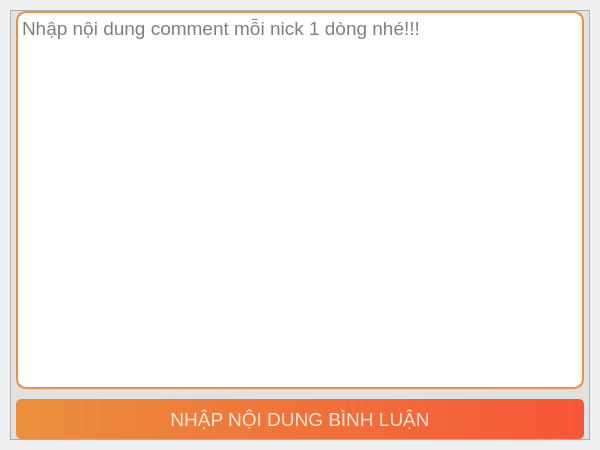
<?xml version="1.0" encoding="UTF-8"?>
<ui version="4.0">
 <class>Dialog</class>
 <widget class="QDialog" name="Dialog">
  <property name="geometry">
   <rect>
    <x>0</x>
    <y>0</y>
    <width>600</width>
    <height>450</height>
   </rect>
  </property>
  <property name="minimumSize">
   <size>
    <width>600</width>
    <height>450</height>
   </size>
  </property>
  <property name="font">
   <font>
    <family>Segoe UI</family>
    <pointsize>14</pointsize>
   </font>
  </property>
  <property name="windowTitle">
   <string>Nhập comment</string>
  </property>
  <property name="windowIcon">
   <iconset resource="resource.qrc">
    <normaloff>:/resource/resources/logo_s.png</normaloff>:/resource/resources/logo_s.png</iconset>
  </property>
  <layout class="QHBoxLayout" name="horizontalLayout">
   <property name="spacing">
    <number>0</number>
   </property>
   <property name="leftMargin">
    <number>10</number>
   </property>
   <property name="topMargin">
    <number>10</number>
   </property>
   <property name="rightMargin">
    <number>10</number>
   </property>
   <property name="bottomMargin">
    <number>10</number>
   </property>
   <item>
    <widget class="QFrame" name="frame">
     <property name="styleSheet">
      <string notr="true">QFrame {
	background-color: rgb(225, 225, 225);

}
/*QText Edit*/
QTextEdit {	
	background-color:  rgb(255, 255, 255);
	border: 2px solid rgb(242, 142, 66);
	border-radius: 10px;
}

/*QPushButton*/

QPushButton{
	background-color: qlineargradient(spread:pad, x1:0, y1:0, x2:1, y2:0, stop:0 rgba(238, 121, 16,200), stop:1 rgba(248, 71, 37,230));
	color: rgba(255,255,255,210);
	border-radius:5px;
}
QPushButton::hover{	
	background-color: qlineargradient(spread:pad, x1:0, y1:0, x2:1, y2:0, stop:0 rgba(228, 90, 16,210), stop:1 rgba(238, 70, 20,230));
}
QPushButton::pressed{
	padding-left:5px;
	padding-top:5px;
	background-color: rgba(253, 52, 13,230);
}


	/* SCROLL BARS*/
QScrollBar:horizontal {
    border: none;
    background:rgb(240, 240, 240);
    height: 14px;
    margin: 0px 21px 0 21px;
	border-radius: 0px;
}
QScrollBar::handle:horizontal {
    background: rgb(232, 115, 11);
    min-width: 25px;
	border-radius: 7px
}
QScrollBar::add-line:horizontal {
    border: none;
    background:rgb(232, 115, 11);
	width: 20px;
	border-top-right-radius: 7px;
    border-bottom-right-radius: 7px;
    subcontrol-position: right;
    subcontrol-origin: margin;
}
QScrollBar::sub-line:horizontal {
    border: none;
    background: rgb(232, 115, 11);
    width: 20px;
	border-top-left-radius: 7px;
    border-bottom-left-radius: 7px;
    subcontrol-position: left;
    subcontrol-origin: margin;
}
QScrollBar::up-arrow:horizontal, QScrollBar::down-arrow:horizontal
{
     background: none;
}
QScrollBar::add-page:horizontal, QScrollBar::sub-page:horizontal
{
    background: none;
}
 QScrollBar:vertical {
	border: none;
   background:rgb(240, 240, 240);
    width: 14px;
    margin: 21px 0 21px 0;
	border-radius: 0px;
 }
 QScrollBar::handle:vertical {	
	background:rgb(232, 115, 11);
    min-height: 25px;
	border-radius: 7px
 }
 QScrollBar::add-line:vertical {
     border: none;
    background: rgb(232, 115, 11) ;
     height: 20px;
	border-bottom-left-radius: 7px;
    border-bottom-right-radius: 7px;
     subcontrol-position: bottom;
     subcontrol-origin: margin;
 }
 QScrollBar::sub-line:vertical {
	border: none;
     background: rgb(232, 115, 11);
     height: 20px;
	border-top-left-radius: 7px;
    border-top-right-radius: 7px;
     subcontrol-position: top;
     subcontrol-origin: margin;
 }
 QScrollBar::up-arrow:vertical, QScrollBar::down-arrow:vertical {
     background: none;
 }

 QScrollBar::add-page:vertical, QScrollBar::sub-page:vertical {
     background: none;
 }

</string>
     </property>
     <property name="frameShape">
      <enum>QFrame::StyledPanel</enum>
     </property>
     <property name="frameShadow">
      <enum>QFrame::Raised</enum>
     </property>
     <layout class="QVBoxLayout" name="verticalLayout">
      <property name="spacing">
       <number>10</number>
      </property>
      <property name="leftMargin">
       <number>5</number>
      </property>
      <property name="topMargin">
       <number>0</number>
      </property>
      <property name="rightMargin">
       <number>5</number>
      </property>
      <property name="bottomMargin">
       <number>0</number>
      </property>
      <item>
       <widget class="QTextEdit" name="textEdit_content_cmt">
        <property name="font">
         <font>
          <family>Segoe UI</family>
          <pointsize>14</pointsize>
         </font>
        </property>
        <property name="lineWrapMode">
         <enum>QTextEdit::NoWrap</enum>
        </property>
        <property name="placeholderText">
         <string>Nhập nội dung comment mỗi nick 1 dòng nhé!!!</string>
        </property>
       </widget>
      </item>
      <item>
       <widget class="QPushButton" name="pushButton_content_cmt">
        <property name="minimumSize">
         <size>
          <width>0</width>
          <height>40</height>
         </size>
        </property>
        <property name="maximumSize">
         <size>
          <width>16777215</width>
          <height>40</height>
         </size>
        </property>
        <property name="font">
         <font>
          <family>Segoe UI</family>
          <pointsize>14</pointsize>
         </font>
        </property>
        <property name="text">
         <string>NHẬP NỘI DUNG BÌNH LUẬN</string>
        </property>
       </widget>
      </item>
     </layout>
    </widget>
   </item>
  </layout>
 </widget>
 <resources>
  <include location="resource.qrc"/>
 </resources>
 <connections/>
</ui>
